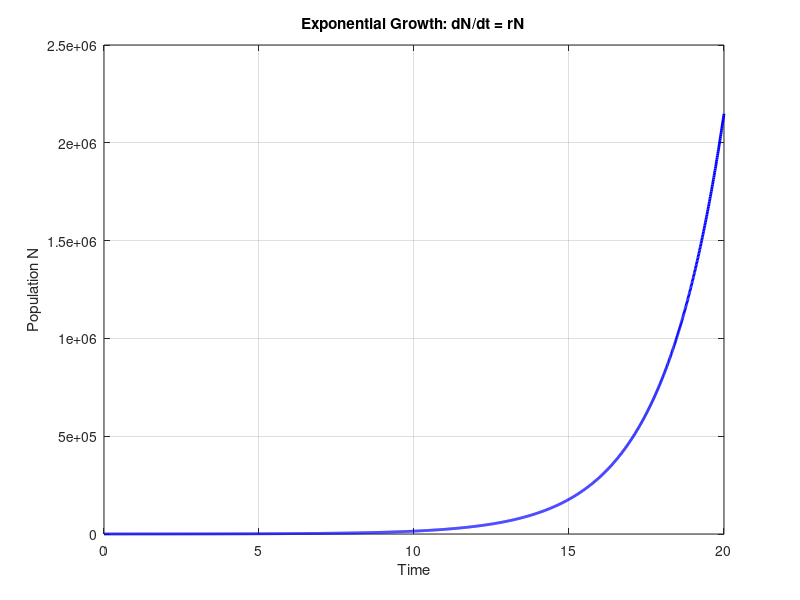
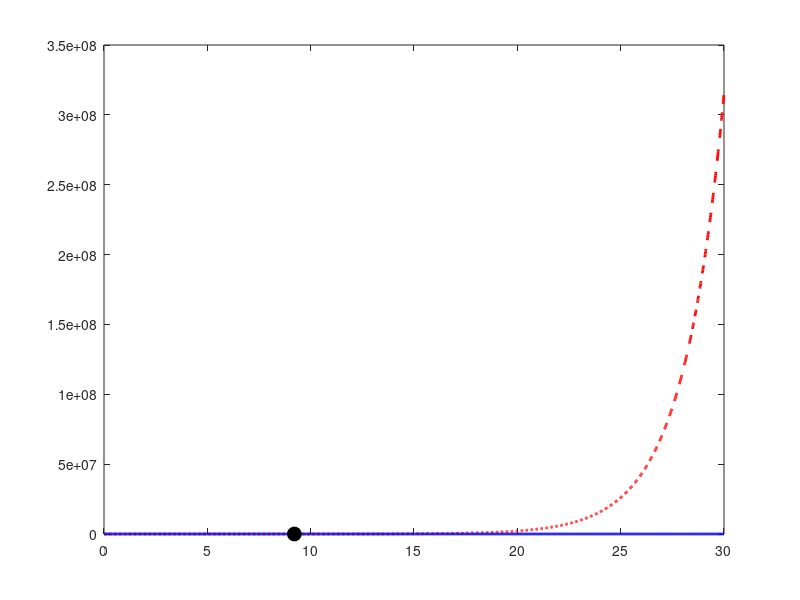

The MATLAB source for these figures, in order: (Note: this script raises an error after producing the figures.)
% Exercise 1: Exponential growth
r = 0.5;
N0 = 100;
dt = 0.01;
t_end = 20;
t = 0:dt:t_end;
N = zeros(size(t));
N(1) = N0;

for i = 1:length(t)-1
    dN = r * N(i);
    N(i+1) = N(i) + dN*dt;
end

figure;
plot(t, N, 'b-', 'LineWidth', 2);
xlabel('Time');
ylabel('Population N');
title('Exponential Growth: dN/dt = rN');
grid on;

% Find when N hits 1 million
idx = find(N >= 1e6, 1);
if ~isempty(idx)
    fprintf('Population hits 1,000,000 at t = %.2f\n', t(idx));
else
    t_analytical = log(1e6/N0) / r;
    fprintf('Analytical: hits 1,000,000 at t = %.2f (not reached in simulation window)\n', t_analytical);
end



% Exercise 2: Logistic growth vs exponential
r = 0.5;
N0 = 100;
K = 10000;
dt = 0.01;
t_end = 30;
t = 0:dt:t_end;

N_exp = zeros(size(t));
N_log = zeros(size(t));
N_exp(1) = N0;
N_log(1) = N0;

for i = 1:length(t)-1
    dN_exp = r * N_exp(i);
    dN_log = r * N_log(i) * (1 - N_log(i)/K);
    N_exp(i+1) = N_exp(i) + dN_exp*dt;
    N_log(i+1) = N_log(i) + dN_log*dt;
end

% Inflection point occurs where N = K/2
[~, idx_inflect] = min(abs(N_log - K/2));
t_inflect = t(idx_inflect);

figure;
plot(t, N_exp, 'r--', 'LineWidth', 2); hold on;
plot(t, N_log, 'b-', 'LineWidth', 2);
plot(t_inflect, K/2, 'ko', 'MarkerSize', 10, 'MarkerFaceColor', 'k');
yline(K, 'g--', 'LineWidth', 1.5);
xlabel('Time');
ylabel('Population N');
title('Exponential vs Logistic Growth');
legend('Exponential', 'Logistic', 'Inflection point', 'Carrying capacity K', 'Location', 'northwest');
grid on;

fprintf('Inflection point at t = %.2f, N = %.0f (half of K)\n', t_inflect, K/2);


% Exercise 3: Lotka-Volterra predator-prey
a = 1.0; b = 0.1;      % prey growth, predation rate
c = 1.5; d = 0.075;    % predator death, predator growth from eating prey
dt = 0.01;
t_end = 40;
t = 0:dt:t_end;

prey = zeros(size(t));
pred = zeros(size(t));
prey(1) = 40;
pred(1) = 9;

for i = 1:length(t)-1
    dprey = a*prey(i) - b*prey(i)*pred(i);
    dpred = -c*pred(i) + d*prey(i)*pred(i);
    prey(i+1) = prey(i) + dprey*dt;
    pred(i+1) = pred(i) + dpred*dt;
end

figure;
plot(t, prey, 'b-', 'LineWidth', 2); hold on;
plot(t, pred, 'r-', 'LineWidth', 2);
xlabel('Time');
ylabel('Population');
title('Lotka-Volterra Predator-Prey Dynamics');
legend('Prey (rabbits)', 'Predators (foxes)');
grid on;



% Exercise 4: Phase portrait of predator-prey
a = 1.0; b = 0.1; c = 1.5; d = 0.075;
dt = 0.01;
t_end = 40;
t = 0:dt:t_end;

initial_conditions = [40 9; 20 5; 60 15];  % [prey0, pred0] rows

figure; hold on;
colors = {'b', 'r', 'g'};
for k = 1:size(initial_conditions, 1)
    prey = zeros(size(t));
    pred = zeros(size(t));
    prey(1) = initial_conditions(k, 1);
    pred(1) = initial_conditions(k, 2);
    for i = 1:length(t)-1
        dprey = a*prey(i) - b*prey(i)*pred(i);
        dpred = -c*pred(i) + d*prey(i)*pred(i);
        prey(i+1) = prey(i) + dprey*dt;
        pred(i+1) = pred(i) + dpred*dt;
    end
    plot(prey, pred, colors{k}, 'LineWidth', 1.5, ...
        'DisplayName', sprintf('Start: prey=%d, pred=%d', initial_conditions(k,1), initial_conditions(k,2)));
end

xlabel('Prey population');
ylabel('Predator population');
title('Phase Portrait: Predator-Prey Cycles');
legend show;
grid on;






% Exercise 5: Two-species competition model
r1 = 0.5; r2 = 0.5;
K1 = 1000; K2 = 1000;
a12 = 1.2;  % effect of species 2 on species 1
a21 = 0.8;  % effect of species 1 on species 2
dt = 0.01;
t_end = 100;
t = 0:dt:t_end;

N1 = zeros(size(t));
N2 = zeros(size(t));
N1(1) = 50;
N2(1) = 50;

for i = 1:length(t)-1
    dN1 = r1*N1(i)*(1 - (N1(i) + a12*N2(i))/K1);
    dN2 = r2*N2(i)*(1 - (N2(i) + a21*N1(i))/K2);
    N1(i+1) = N1(i) + dN1*dt;
    N2(i+1) = N2(i) + dN2*dt;
end

figure;
plot(t, N1, 'b-', 'LineWidth', 2); hold on;
plot(t, N2, 'r-', 'LineWidth', 2);
xlabel('Time');
ylabel('Population');
title(sprintf('Competition Model (a_{12}=%.1f, a_{21}=%.1f)', a12, a21));
legend('Species 1', 'Species 2');
grid on;

fprintf('Final: N1 = %.1f, N2 = %.1f\n', N1(end), N2(end));





% Exercise 6a: Logistic map for a few r values
r_values = [2.5, 3.2, 3.5, 3.9];
n_iter = 50;

figure;
for k = 1:length(r_values)
    r = r_values(k);
    N = zeros(1, n_iter);
    N(1) = 0.5;
    for i = 1:n_iter-1
        N(i+1) = r * N(i) * (1 - N(i));
    end
    subplot(2, 2, k);
    plot(N, 'o-', 'LineWidth', 1.5);
    title(sprintf('r = %.1f', r));
    xlabel('Iteration');
    ylabel('N');
    grid on;
end
sgtitle('Logistic Map at Different r Values');

% Exercise 6b: Bifurcation diagram
r_range = 2.5:0.005:4.0;
n_transient = 200;   % discard these iterations (let it settle)
n_keep = 100;        % keep these for plotting

figure; hold on;
for r = r_range
    N = 0.5;
    for i = 1:n_transient
        N = r * N * (1 - N);
    end
    N_vals = zeros(1, n_keep);
    for i = 1:n_keep
        N = r * N * (1 - N);
        N_vals(i) = N;
    end
    plot(r * ones(1, n_keep), N_vals, 'b.', 'MarkerSize', 0.5);
end

xlabel('r');
ylabel('Long-term N values');
title('Bifurcation Diagram of the Logistic Map');
grid on;
